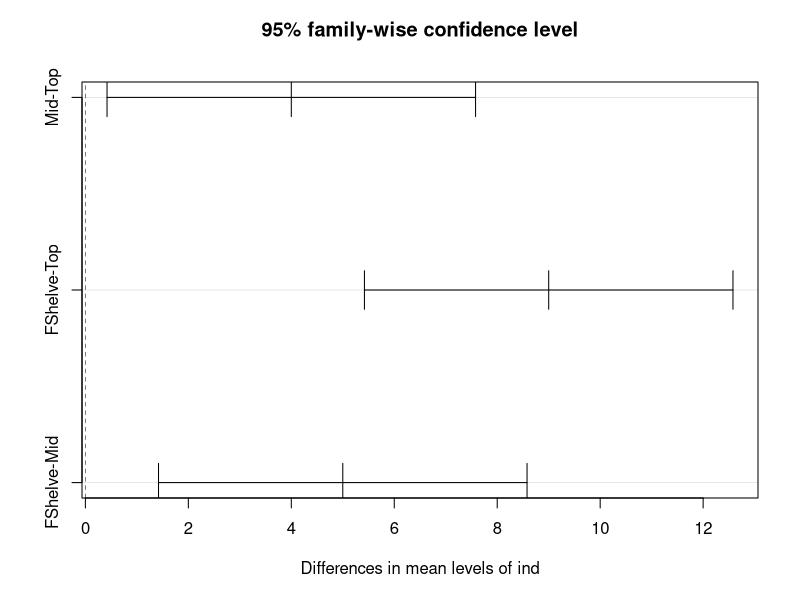

Write the R code that produced this figure.
print ("Om Mahaa Ganapataye Namah")


# ~~~~~~~~~~~~~~~~~~~~~~~~~~~~~~~~~~~~~~~~~~~~~~~~~~~~~~~~~~~~~~~~~~~~~~~~~~~~~~~~~
# Anova , Case Study 
# ~~~~~~~~~~~~~~~~~~~~~~~~~~~~~~~~~~~~~~~~~~~~~~~~~~~~~~~~~~~~~~~~~~~~~~~~~~~~~~~~~
rm(list=ls(all=TRUE))
Top <- c(2,3,7,2,6)
Mid <- c(10,8,7,5,10)
FShelve <- c(10,13,14,13,15)

group = data.frame(cbind(Top,Mid,FShelve))

df1 = stack(group)

SalesAnova <- aov(values~ind,data = df1 )
summary(SalesAnova)

# post HPC test - Multiple pairwise-comparisons
TukeyHSD(SalesAnova)
plot(TukeyHSD(SalesAnova))

# diff: difference between means of the two groups
# lwr, upr: the lower and the upper end point of the confidence interval at 95% (default)
# p adj: p-value after adjustment for the multiple comparisons.

oneway.test(values~ind,data=df1,var.equal = TRUE)

#~~~~~~~~~~~~~~~~~~~~~~~~~~~~~~~~~~~~~~~~~~~~~~~~~~~~~~~~~~~~~~~~~~
# Checking the Assumptions of Anova
#~~~~~~~~~~~~~~~~~~~~~~~~~~~~~~~~~~~~~~~~~~~~~~~~~~~~~~~~~~~~~~~~~~

#~~~~~~~~~~~~~~~~~~~~~~~~~~~~~~~~~~~~~~~~~~~~~~
# Check the homogenity of variance assumptions
#~~~~~~~~~~~~~~~~~~~~~~~~~~~~~~~~~~~~~~~~~~~~~~
library(car)
leveneTest(values ~ ind, data = df1)

# from the output above we can see that the p-value is not less
# than the significance level of 0.05. 
# This means that there is no evidence to suggest that the
# variance across groups is statistically significantly different.
# Therefore, we can assume the homogeneity of variances in 
# the different treatment groups.

#~~~~~~~~~~~~~~~~~~~~~~~~~~~~~~~~~~~~~~~~~~~~~~~~~~~~~~~~~~~~~~~~~~
# Check the normality assumption
# Extract the residuals
#~~~~~~~~~~~~~~~~~~~~~~~~~~~~~~~~~~~~~~~~~~~~~~~~~~~~~~~~~~~~~~~~~~
aov_residuals <- residuals(object = SalesAnova )

#~~~~~~~~~~~~~~~~~~~~~~~~~~~~~~~~~~~~~~~~~~~~~~~~~~~~~~~~~~~~~~~~~~
# Run Shapiro-Wilk test
#~~~~~~~~~~~~~~~~~~~~~~~~~~~~~~~~~~~~~~~~~~~~~~~~~~~~~~~~~~~~~~~~~~
shapiro.test(x = aov_residuals )
# this test reveals that there is no indication 
# that normality is violated.

#~~~~~~~~~~~~~~~~~~~~~~~~~~~~~~~~~~~~~~~~~~~~~~~~~~~~~~~~~~~~~~~~~~
# Non-parametric alternative to one-way ANOVA test
# this can be used when ANNOVA assumptions are not met.
#~~~~~~~~~~~~~~~~~~~~~~~~~~~~~~~~~~~~~~~~~~~~~~~~~~~~~~~~~~~~~~~~~~
kruskal.test(values ~ ind, data = df1)

